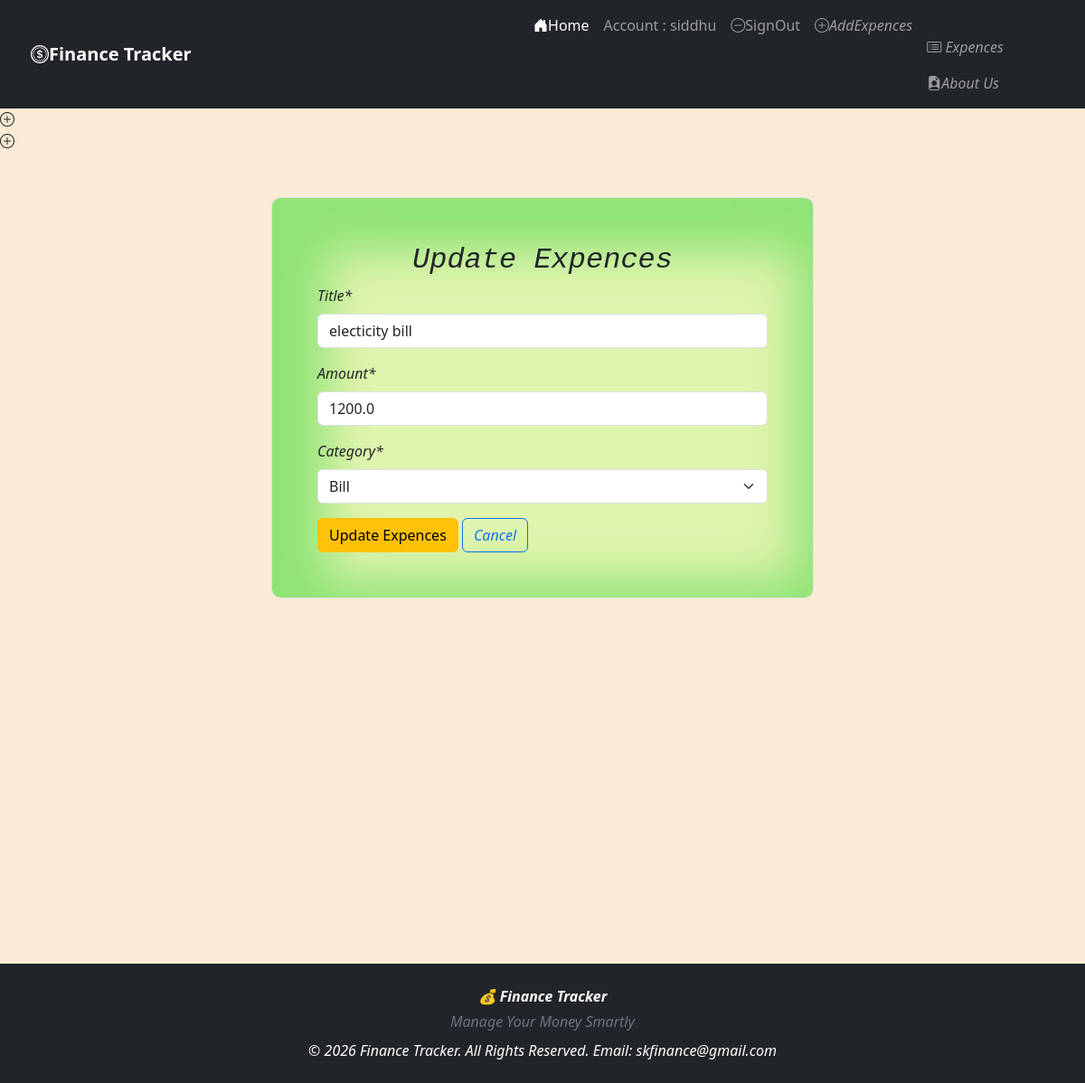
The page /expences/updateexpences/10/ (signed in) on the database its author committed.
### expences/models.py (models this page shows)
class Expences(models.Model):
    CATEGORY_CHOICES = (
        ('food', 'Food'),
        ('electronic', 'Electronic'),
        ('bill', 'Bill'),
        ('medical', 'Medical'),
        ('entertainment', 'Entertainment'),
        ('other', 'Other'),
    )
    user = models.ForeignKey(User, on_delete=models.CASCADE)
    title = models.CharField(max_length=200)
    amount = models.FloatField()
    category = models.CharField(
        max_length=20,
        choices=CATEGORY_CHOICES
    )
    date = models.DateTimeField(auto_now_add=True)

### expences/views.py (the view)
# urls.py: path("updateexpences/<int:id>/" , updateExpences, name="updateExpences"),
@login_required(login_url='signin')
def updateExpences(request,id):
    expences=Expences.objects.get(id=id)
    form=ExpencesForm(instance=expences)
    if request.method == 'POST':
        form=ExpencesForm(request.POST,instance=expences)
        if form.is_valid():
            form.save()
            return redirect('listexpences')
    context = {'form':form}
    return render(request,'expences/update_expences.html',context)

### expences/forms.py
class ExpencesForm(forms.ModelForm):
    class Meta :
        model = Expences
        fields = ('title','amount','category')

### templates/expences/update_expences.html (shortened to what this page needs)
{% extends 'base.html' %}
{% load crispy_forms_tags %}
{% block content %}
<div class=" p m border" >
    <h2 class="font-monospace text-center">Update Expences</h2>
<form method="post">
    {{form|crispy}}
    <button type="submit" class="btn btn-warning">Update Expences</button>
       <a href="{% url 'listexpences'%}" class="btn btn-outline-primary">
            Cancel
        </a>
</form>
</div>
{% endblock content %}

### templates/base.html (shortened to what this page needs)
<!DOCTYPE html>
<html lang="en">
<head>
    <link href="https://cdn.jsdelivr.net/npm/bootstrap@5.3.8/dist/css/bootstrap.min.css" rel="stylesheet">
    <link rel="stylesheet" href="https://cdn.jsdelivr.net/npm/bootstrap-icons@1.13.1/font/bootstrap-icons.min.css">
    <link rel="stylesheet" href="http://127.0.0.1:8000/static/css/base.css">
</head>
<body>
<div class="header">
<nav class="navbar navbar-expand-lg navbar-dark bg-dark">
    <div class="container">
        <a class="navbar-brand fw-bold" href="#">
             <i class="bi bi-coin"></i>Finance Tracker
        </a>
        <div class="collapse navbar-collapse" id="navbarMenu">
            <ul class="navbar-nav ms-auto">
                <li class="nav-item">
                    <a class="nav-link active" href="{% url 'home' %}">
                        <i class="bi bi-house-door-fill"></i>Home
                    </a>
                </li>
                {% if user.is_authenticated %}
                      <li class="nav-item">
                        <a class="nav-link" href="#">
                            Account : {{user}}
                        </a>
                    </li>
                    <li class="nav-item">
                        <a class="nav-link" href={% url 'signout' %}>
                            <i class="bi bi-dash-circle"></i>SignOut
                    </li>
                <li class="nav-item">
                        <a class="nav-link" href={% url 'addexpences' %}>
                             <i class="bi bi-plus-circle">AddExpences
                    </li>
                <li class="nav-item">
                        <a class="nav-link" href={% url 'listexpences' %}>
                            <i class="bi bi-card-list"></i> Expences
                    </li>
                {%endif%}
                <li class="nav-item">
                    <a class="nav-link" href="{% url 'about'%}">
                        <i class="bi bi-file-earmark-person-fill"></i>About Us
                    </a>
                </li>
            </ul>
        </div>
    </div>
</nav>
</div>
<div class="content" style="min-height: 100vh;">
    {% block content %}
    {% endblock content %}
</div>
<div class="footer">
<footer class="bg-dark text-white text-center py-4 mt-5">
    <div class="container">
        <p class="mb-1 fw-bold">
            💰 Finance Tracker
        </p>
        <p class="mb-0 text-secondary">
            Manage Your Money Smartly
        </p>
        <p class="mb-0 mt-2">
            © 2026 Finance Tracker. All Rights Reserved.
             Email: skfinance@gmail.com
        </p>
    </div>
</footer>
</div>
</body>
</html>

### static/css/base.css (style rules this page uses)
.p { padding-top:100px; }
.m { margin-left:200px; margin-right:200px; }
body { background-color: antiquewhite; }
.border { border: 30px solid rgb(45, 184, 13); border-radius: 10px; box-shadow: inset 20px 20px 50px 40px rgba(66, 212, 63, 0.5); margin-left:300px; margin-right:300px; margin-top: 50px; background-color:rgb(224, 244, 174); padding: 50px; }

### rows shown on the page
Expences: title "electicity bill", amount "1200.0", category "Bill"

### other values the page prints
{{ user }} "siddhu"
